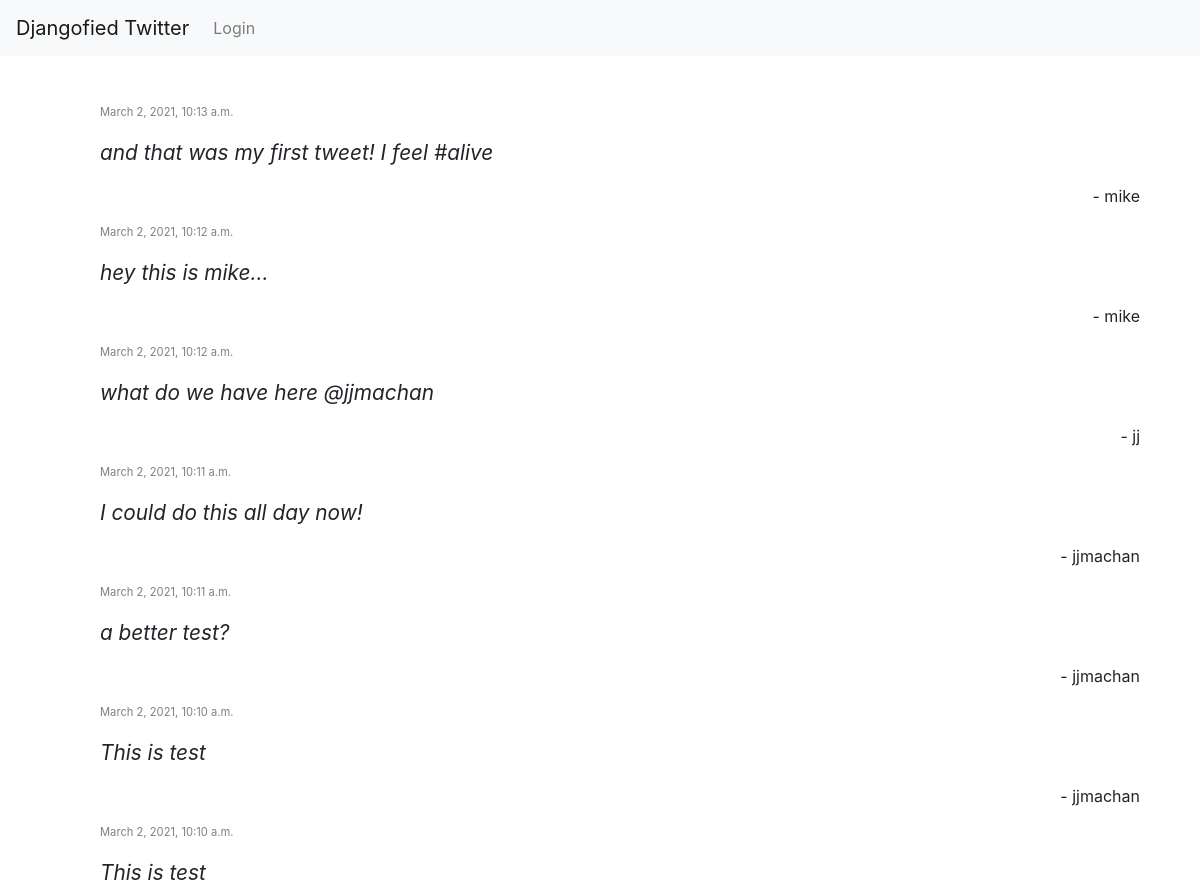
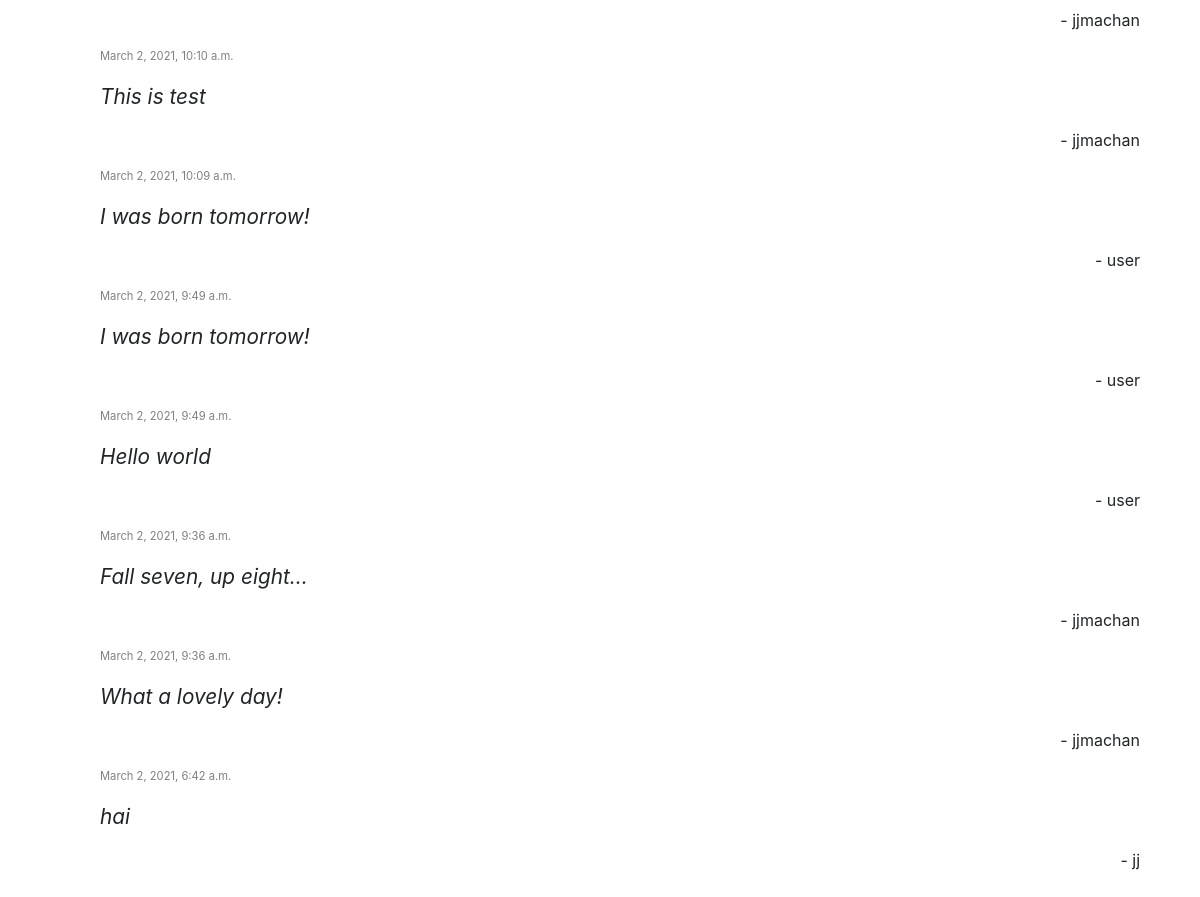
Before: / with the older database file (2 pictures, top to bottom).
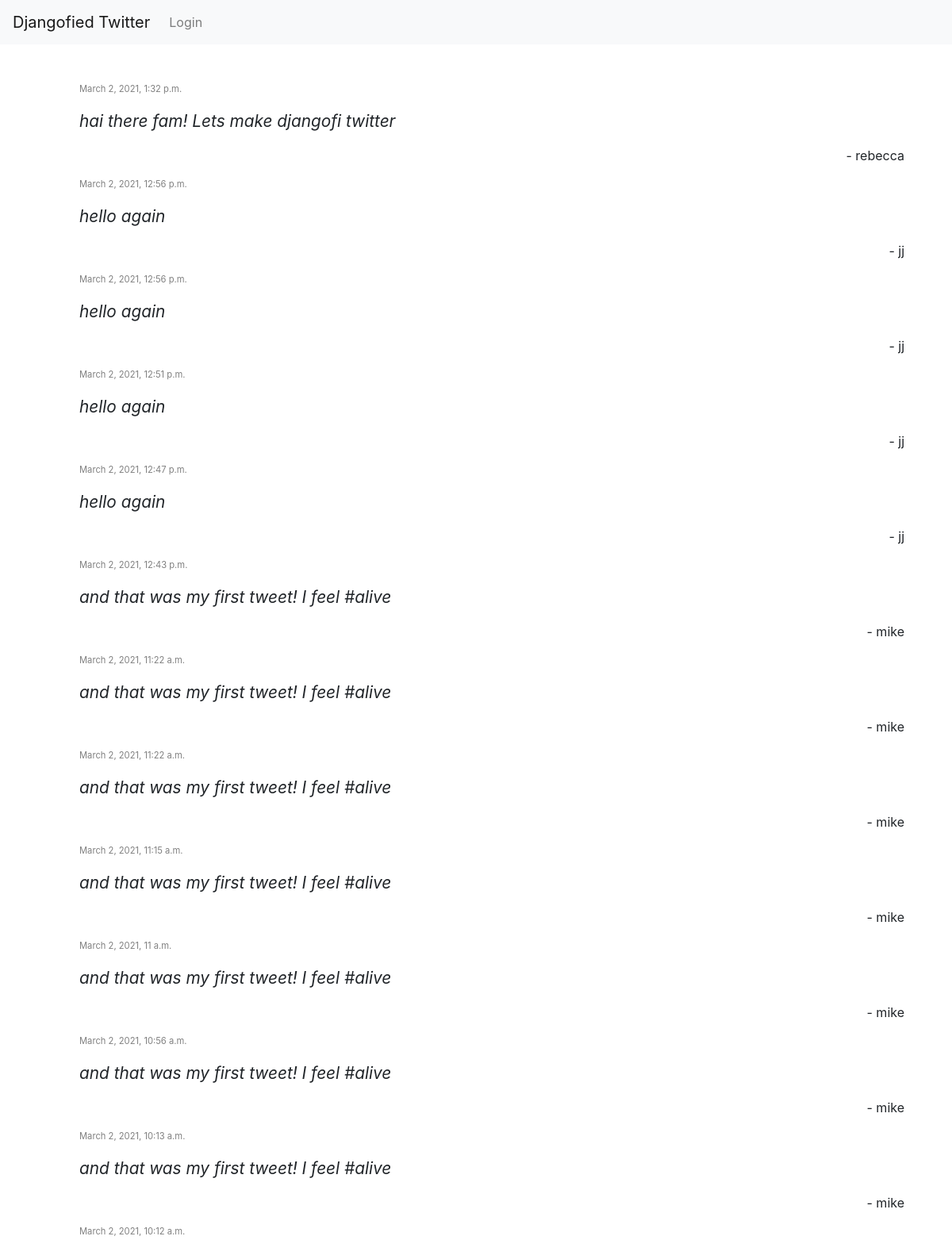
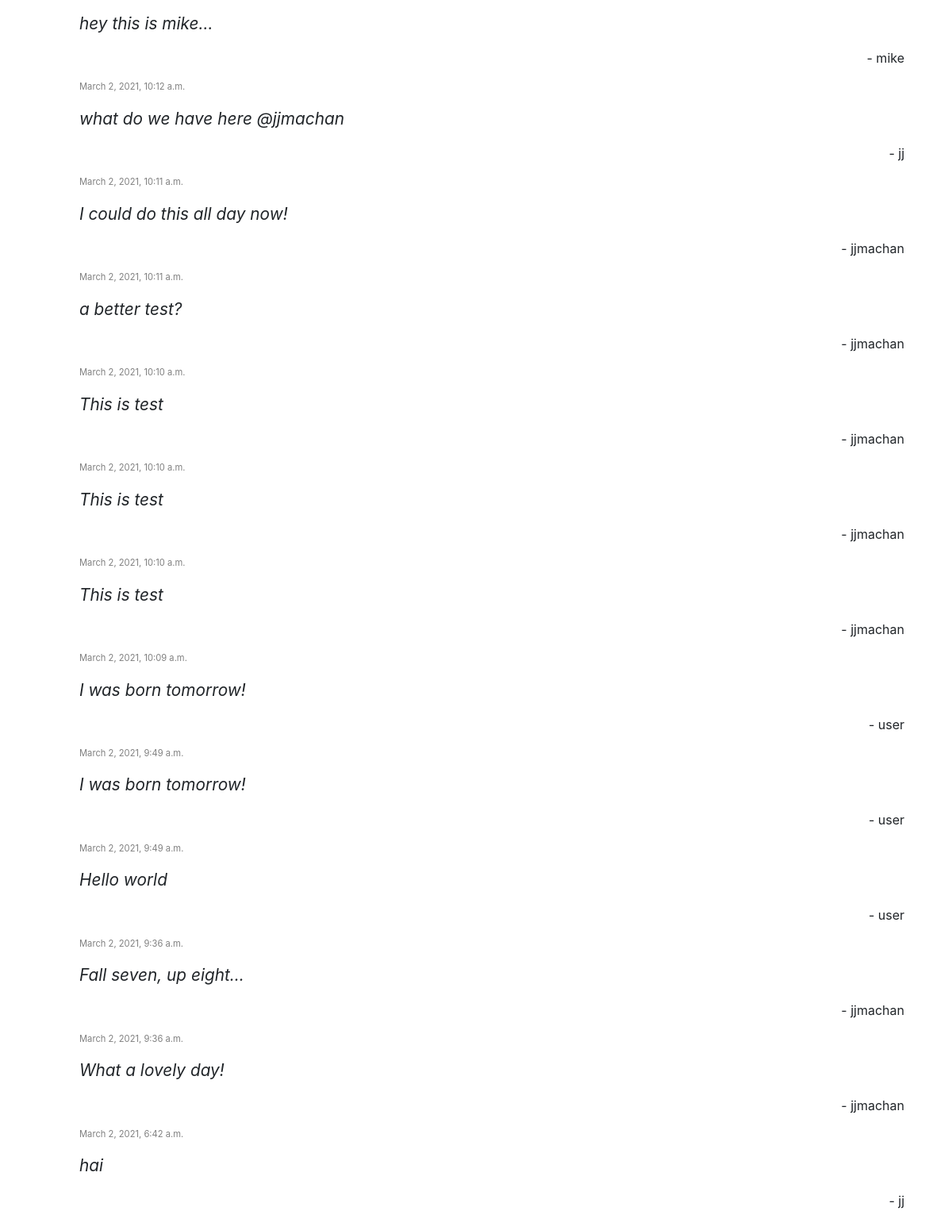
After: the same page with the newer database file (2 pictures, top to bottom).
### accounts/models.py (models this page shows, shortened)
class Tweet(models.Model):
    tweet_text = models.CharField(max_length=200)
    tweet_date = models.DateTimeField('date tweeted',
                            default=timezone.now)
    tweet_likes = models.IntegerField(default=0)
    tweet_by = models.ForeignKey(
            settings.AUTH_USER_MODEL,
            on_delete=models.CASCADE)

### accounts/views.py (the view, shortened to what this page needs)
# urls.py: path('', views.index, name='home'),
def index(request):
    form = NewTweetForm
    tweets = Tweet.objects.order_by('-tweet_date')
    return render(request, 'accounts/home.html',
                  {'post_tweet': form,
                   'tweets': tweets})

### accounts/templates/accounts/home.html (shortened to what this page needs)
{% extends 'accounts/index.html' %}
{% block content %}
{% load crispy_forms_tags %}
<div class="container py-5">
  {% if tweets %}
    <ul>
      {% for tweet in tweets %}
      <div class='container tweet'>
        <p class='date'>{{tweet.tweet_date}}</p>
        <p class='tweet-text'>{{tweet.tweet_text}}</p>
        <p class='username'>- {{ tweet.tweet_by }}</p>
      </div>
      {% endfor %}
    </ul>
  {% else %}
      <p>No polls are available.</p>
  {% endif %}
</div>
{% endblock %}

### accounts/templates/accounts/index.html (shortened to what this page needs)
{% load static %}
<!DOCTYPE html>
<html lang="en">
  <head>
    <link rel="stylesheet" href="https://stackpath.bootstrapcdn.com/bootstrap/4.5.0/css/bootstrap.min.css">
    <link rel="stylesheet" href="{% static 'accounts/feed.css' %}">
  </head>
  <body>
    <nav class="navbar navbar-expand-lg navbar-light bg-light">
      <a class="navbar-brand" href="#">Djangofied Twitter</a>
      <div class="collapse navbar-collapse" id="navbarText">
        <ul class="navbar-nav mr-auto">
          {% if user.is_authenticated %}
          <li class="nav-item">
            <a class="nav-link" href="/logout">Logout</a>
          </li>
          <li class="nav-item">
            <a class="nav-link" href="#">Welcome, {{user.username}}</a>
          </li>
          {% else %}
          <li class="nav-item">
            <a class="nav-link" href="/login">Login</a>
          </li>
          {% endif %}
        </ul>
      </div>
    </nav>
    {% block content %}
    {% endblock %}
  </body>
</html>

### accounts/static/accounts/feed.css (style rules this page uses)
p.date { font-size: 0.7em; color: gray; }
p.tweet-text { font-size: 1.3em; font-style: italic; }
p.username { text-align: right }

Changed rows visible on the page:
added Tweet: tweet_date "March 2, 2021, 1:32 p.m.", tweet_text "hai there fam! Lets make djangofi twitter", tweet_by "rebecca"
added Tweet: tweet_date "March 2, 2021, 12:56 p.m.", tweet_text "hello again", tweet_by "jj"
added Tweet: tweet_date "March 2, 2021, 12:56 p.m.", tweet_text "hello again", tweet_by "jj"
added Tweet: tweet_date "March 2, 2021, 12:51 p.m.", tweet_text "hello again", tweet_by "jj"
added Tweet: tweet_date "March 2, 2021, 12:47 p.m.", tweet_text "hello again", tweet_by "jj"
added Tweet: tweet_date "March 2, 2021, 12:43 p.m.", tweet_text "and that was my first tweet! I feel #alive", tweet_by "mike"
added Tweet: tweet_date "March 2, 2021, 11:22 a.m.", tweet_text "and that was my first tweet! I feel #alive", tweet_by "mike"
added Tweet: tweet_date "March 2, 2021, 11:22 a.m.", tweet_text "and that was my first tweet! I feel #alive", tweet_by "mike"
added Tweet: tweet_date "March 2, 2021, 11:15 a.m.", tweet_text "and that was my first tweet! I feel #alive", tweet_by "mike"
added Tweet: tweet_date "March 2, 2021, 11 a.m.", tweet_text "and that was my first tweet! I feel #alive", tweet_by "mike"
added Tweet: tweet_date "March 2, 2021, 10:56 a.m.", tweet_text "and that was my first tweet! I feel #alive", tweet_by "mike"
